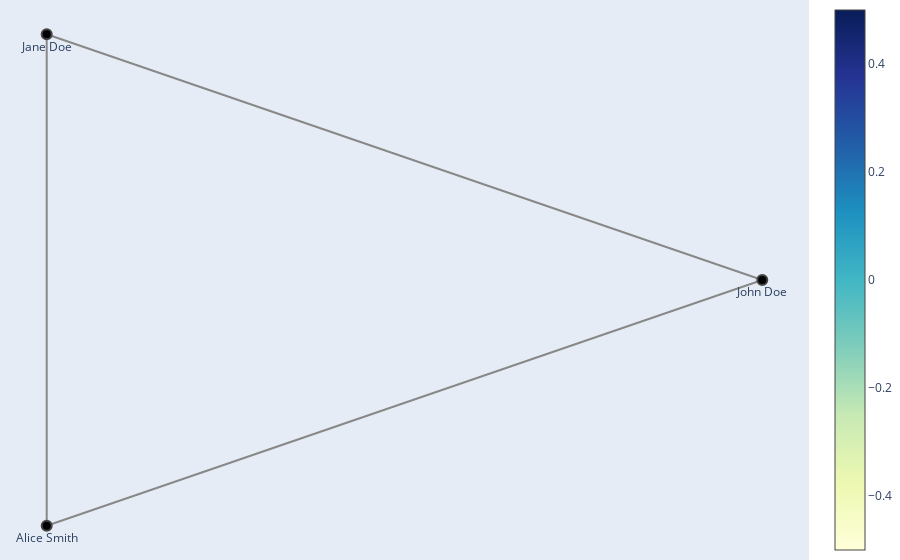

The notebook cell saved with this chart:
### Code cell
# Use this function to visualize your graph
visualize_knowledge_graph_interactive(kg)

### Figure 1 — Plotly figure (JSON) as saved in the notebook; plotly's stock layout.template omitted (floating-point values rounded to 4 significant figures)
{"data": [{"hoverinfo": "none", "line": {"color": "#888", "width": 2}, "mode": "lines", "type": "scatter", "x": [1.0, -0.5, null, -0.5, -0.5, null, -0.5, 1.0, null], "y": [4.997e-08, 0.866, null, 0.866, -0.866, null, -0.866, 4.997e-08, null]}, {"hoverinfo": "text", "hovertext": ["name: John Doe<br>age: 30", "name: Jane Doe<br>age: 25", "name: Alice Smith<br>age: 28"], "marker": {"color": [], "colorscale": [[0, "rgb(255,255,217)"], [0.125, "rgb(237,248,177)"], [0.25, "rgb(199,233,180)"], [0.375, "rgb(127,205,187)"], [0.5, "rgb(65,182,196)"], [0.625, "rgb(29,145,192)"], [0.75, "rgb(34,94,168)"], [0.875, "rgb(37,52,148)"], [1, "rgb(8,29,88)"]], "line": {"width": 2}, "showscale": true, "size": 10}, "mode": "markers+text", "text": ["John Doe", "Jane Doe", "Alice Smith"], "textposition": "bottom center", "type": "scatter", "x": [1.0, -0.5, -0.5], "y": [4.997e-08, 0.866, -0.866]}, {"hoverinfo": "text", "hoverlabel": {"namelength": -1}, "marker": {"color": "rgba(0, 0, 0, 0)", "size": 1}, "mode": "markers", "text": ["relationship: spouse<br>since: 2010", "relationship: colleague<br>since: 2015", "relationship: friend<br>since: 2008"], "type": "scatter", "x": [0.25, -0.5, 0.25], "y": [0.433, -2.498e-08, -0.433]}], "layout": {"autosize": true, "hovermode": "closest", "margin": {"b": 0, "l": 0, "r": 0, "t": 0}, "showlegend": false, "xaxis": {"autorange": true, "range": [-0.6006, 1.101], "showgrid": false, "showticklabels": false, "type": "linear", "zeroline": false}, "yaxis": {"autorange": true, "range": [-1.001, 1.001], "showgrid": false, "showticklabels": false, "type": "linear", "zeroline": false}}}
